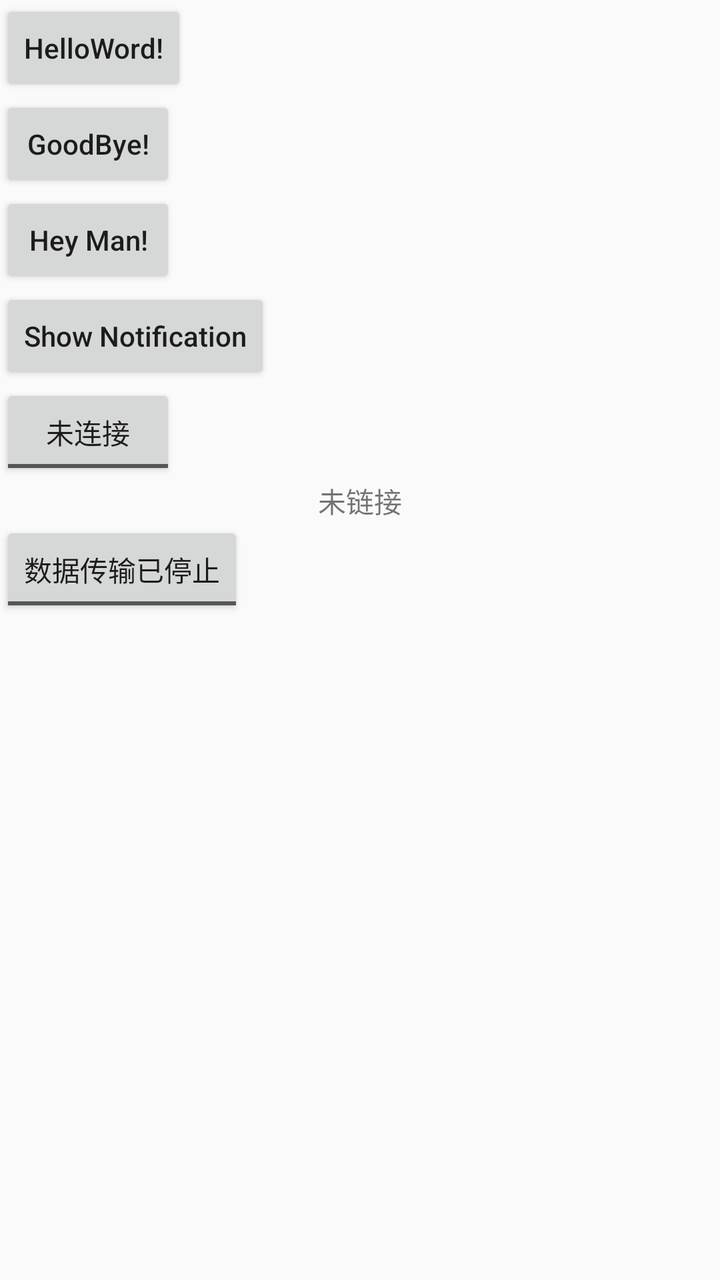
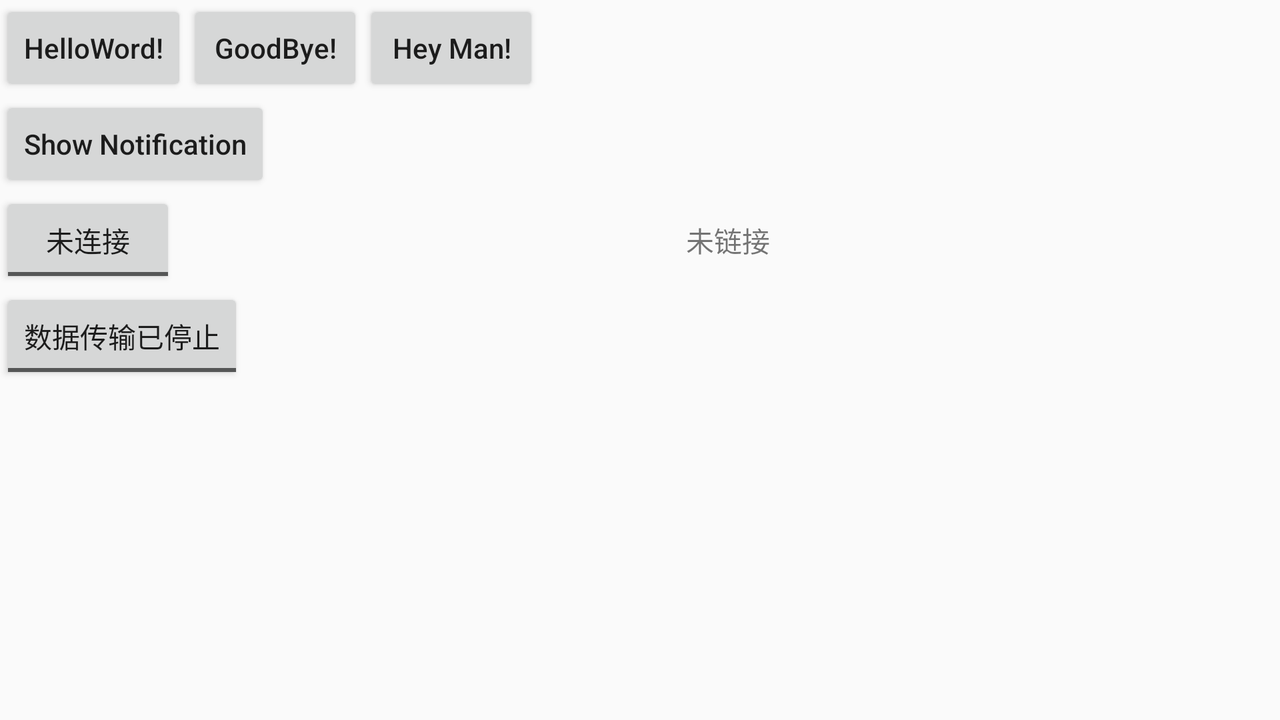

Compare how this app lays out the same screen by default and in its alternative resource folder. The renders come first, then the two layout files and the values they reference.
<!-- AndroidManifest.xml: application theme AppTheme -->
<!-- res/layout/activity_ipc_test.xml -->
<?xml version="1.0" encoding="utf-8"?>
<LinearLayout
    xmlns:android="http://schemas.android.com/apk/res/android"
    xmlns:app="http://schemas.android.com/apk/res-auto"
    xmlns:tools="http://schemas.android.com/tools"
    android:layout_width="match_parent"
    android:layout_height="match_parent"
    android:orientation="vertical"
    tools:context="com.skycaster.new_hacks.activity.IpcTestActivity">

    <Button
        android:onClick="sayHelloWorld"
        android:layout_width="wrap_content"
        android:layout_height="wrap_content"
        android:text="HelloWord!"
        android:textAllCaps="false"/>
    <Button
        android:onClick="sayGoodBye"
        android:layout_width="wrap_content"
        android:layout_height="wrap_content"
        android:text="GoodBye!"
        android:textAllCaps="false"/>
    <Button
        android:onClick="sayMan"
        android:layout_width="wrap_content"
        android:layout_height="wrap_content"
        android:text="Hey Man!"
        android:textAllCaps="false"/>
    <Button
        android:onClick="showNotification"
        android:layout_width="wrap_content"
        android:layout_height="wrap_content"
        android:text="Show Notification"
        android:textAllCaps="false"/>

    <ToggleButton
        android:id="@+id/main_toggle_register"
        android:layout_width="wrap_content"
        android:layout_height="wrap_content"
        android:textAllCaps="false"
        android:textOff="未连接"
        android:textOn="已连接"/>
    <TextView
        android:id="@+id/main_tv_console"
        android:layout_width="match_parent"
        android:layout_height="wrap_content"
        android:text="未链接"
        android:gravity="center"/>
    <ToggleButton
        android:id="@+id/main_toggle_start_transmission"
        android:layout_width="wrap_content"
        android:layout_height="wrap_content"
        android:textOff="数据传输已停止"
        android:textOn="数据传输中。。。"
        android:textAllCaps="false"/>

    <TextSwitcher
        android:id="@+id/main_text_switcher"
        android:layout_width="match_parent"
        android:layout_height="wrap_content"/>



</LinearLayout>
<!-- resources referenced by this layout -->
<resources>
  <style name="AppTheme" parent="@style/Theme.AppCompat.Light.DarkActionBar">
          
          <item name="colorPrimary">@color/colorPrimary</item>
          <item name="colorPrimaryDark">@color/colorPrimaryDark</item>
          <item name="colorAccent">@color/colorAccent</item>
          <item name="actionBarStyle">@style/MyActionBarStyle</item>
      </style>
  <style name="MyActionBarStyle" parent="@style/Widget.AppCompat.Light.ActionBar.Solid">
          <item name="titleTextStyle">@style/MyTitleTextStyle</item>
      </style>
  <style name="MyTitleTextStyle" parent="@style/TextAppearance.AppCompat.Widget.ActionBar.Title">
          <item name="android:textColor">@color/colorAccent</item>
          <item name="android:textSize">10sp</item>
      </style>
</resources>
<!-- res/layout-land/activity_ipc_test.xml (the repository's variant of the layout above) -->
<!-- drawn on the phone turned sideways -->
<?xml version="1.0" encoding="utf-8"?>
<LinearLayout
    xmlns:android="http://schemas.android.com/apk/res/android"
    xmlns:app="http://schemas.android.com/apk/res-auto"
    xmlns:tools="http://schemas.android.com/tools"
    android:layout_width="match_parent"
    android:layout_height="match_parent"
    android:orientation="vertical"
    tools:context="com.skycaster.new_hacks.activity.IpcTestActivity">

    <LinearLayout
        android:layout_width="match_parent"
        android:layout_height="wrap_content">

        <Button
            android:onClick="sayHelloWorld"
            android:layout_width="wrap_content"
            android:layout_height="wrap_content"
            android:text="HelloWord!"
            android:textAllCaps="false"/>
        <Button
            android:onClick="sayGoodBye"
            android:layout_width="wrap_content"
            android:layout_height="wrap_content"
            android:text="GoodBye!"
            android:textAllCaps="false"/>
        <Button
            android:onClick="sayMan"
            android:layout_width="wrap_content"
            android:layout_height="wrap_content"
            android:text="Hey Man!"
            android:textAllCaps="false"/>

    </LinearLayout>


    <Button
        android:onClick="showNotification"
        android:layout_width="wrap_content"
        android:layout_height="wrap_content"
        android:text="Show Notification"
        android:textAllCaps="false"/>

    <LinearLayout
        android:layout_width="match_parent"
        android:layout_height="wrap_content">

        <ToggleButton
            android:id="@+id/main_toggle_register"
            android:layout_width="wrap_content"
            android:layout_height="wrap_content"
            android:textAllCaps="false"
            android:textOff="未连接"
            android:textOn="已连接"/>
        <TextView
            android:id="@+id/main_tv_console"
            android:layout_width="match_parent"
            android:layout_height="wrap_content"
            android:text="未链接"
            android:gravity="center"/>
    </LinearLayout>

    <ToggleButton
        android:id="@+id/main_toggle_start_transmission"
        android:layout_width="wrap_content"
        android:layout_height="wrap_content"
        android:textOff="数据传输已停止"
        android:textOn="数据传输中。。。"
        android:textAllCaps="false"/>

    <TextSwitcher
        android:id="@+id/main_text_switcher"
        android:layout_width="match_parent"
        android:layout_height="wrap_content"/>



</LinearLayout>
